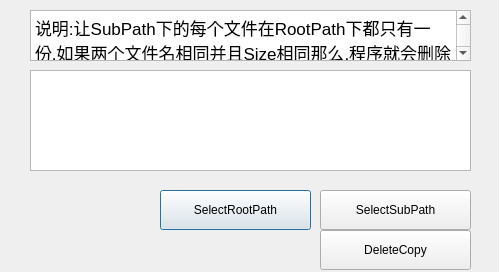
<?xml version="1.0" encoding="UTF-8"?>
<ui version="4.0">
 <class>Dialog</class>
 <widget class="QDialog" name="Dialog">
  <property name="geometry">
   <rect>
    <x>0</x>
    <y>0</y>
    <width>499</width>
    <height>272</height>
   </rect>
  </property>
  <property name="windowTitle">
   <string>Dialog</string>
  </property>
  <widget class="QTextBrowser" name="pathTextBrowser">
   <property name="geometry">
    <rect>
     <x>30</x>
     <y>70</y>
     <width>441</width>
     <height>101</height>
    </rect>
   </property>
  </widget>
  <widget class="QPushButton" name="selectRootButton">
   <property name="geometry">
    <rect>
     <x>160</x>
     <y>190</y>
     <width>151</width>
     <height>40</height>
    </rect>
   </property>
   <property name="text">
    <string>SelectRootPath</string>
   </property>
  </widget>
  <widget class="QPushButton" name="selectSubButton">
   <property name="geometry">
    <rect>
     <x>320</x>
     <y>190</y>
     <width>151</width>
     <height>40</height>
    </rect>
   </property>
   <property name="text">
    <string>SelectSubPath</string>
   </property>
  </widget>
  <widget class="QTextBrowser" name="textBrowser">
   <property name="geometry">
    <rect>
     <x>30</x>
     <y>10</y>
     <width>441</width>
     <height>51</height>
    </rect>
   </property>
   <property name="html">
    <string>&lt;!DOCTYPE HTML PUBLIC &quot;-//W3C//DTD HTML 4.0//EN&quot; &quot;http://www.w3.org/TR/REC-html40/strict.dtd&quot;&gt;
&lt;html&gt;&lt;head&gt;&lt;meta name=&quot;qrichtext&quot; content=&quot;1&quot; /&gt;&lt;style type=&quot;text/css&quot;&gt;
p, li { white-space: pre-wrap; }
&lt;/style&gt;&lt;/head&gt;&lt;body style=&quot; font-family:'Lucida Grande'; font-size:13pt; font-weight:400; font-style:normal;&quot;&gt;
&lt;p style=&quot; margin-top:0px; margin-bottom:0px; margin-left:0px; margin-right:0px; -qt-block-indent:0; text-indent:0px;&quot;&gt;说明:让SubPath下的每个文件在RootPath下都只有一份.如果两个文件名相同并且Size相同那么,程序就会删除其中不在SubPath下的那份文件.&lt;/p&gt;&lt;/body&gt;&lt;/html&gt;</string>
   </property>
  </widget>
  <widget class="QPushButton" name="deleteCopyButton">
   <property name="geometry">
    <rect>
     <x>320</x>
     <y>230</y>
     <width>151</width>
     <height>40</height>
    </rect>
   </property>
   <property name="text">
    <string>DeleteCopy</string>
   </property>
  </widget>
 </widget>
 <resources/>
 <connections/>
</ui>
